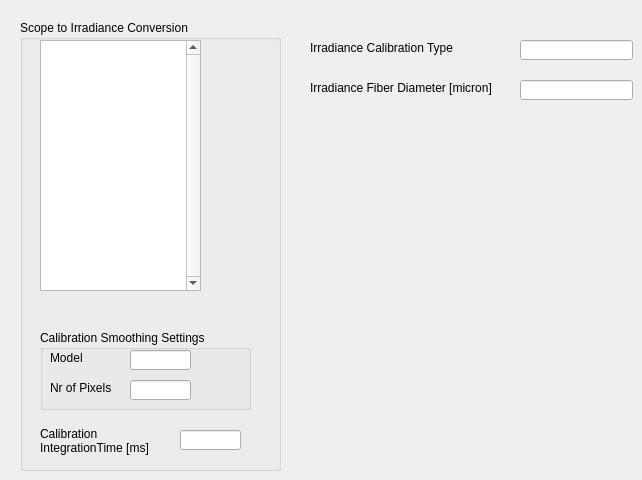
   <widget class="QWidget" name="IrradianceTab">
    <attribute name="title">
     <string>Irradiance Calibration</string>
    </attribute>
    <widget class="QGroupBox" name="groupBox_12">
     <property name="geometry">
      <rect>
       <x>20</x>
       <y>20</y>
       <width>261</width>
       <height>451</height>
      </rect>
     </property>
     <property name="title">
      <string>Scope to Irradiance Conversion</string>
     </property>
     <widget class="QGroupBox" name="groupBox_13">
      <property name="geometry">
       <rect>
        <x>20</x>
        <y>310</y>
        <width>211</width>
        <height>80</height>
       </rect>
      </property>
      <property name="title">
       <string>Calibration Smoothing Settings</string>
      </property>
      <widget class="QLineEdit" name="IrradianceSmoothModelEdt">
       <property name="geometry">
        <rect>
         <x>90</x>
         <y>20</y>
         <width>61</width>
         <height>20</height>
        </rect>
       </property>
      </widget>
      <widget class="QLineEdit" name="IrradianceSmoothPixelsEdt">
       <property name="geometry">
        <rect>
         <x>90</x>
         <y>50</y>
         <width>61</width>
         <height>20</height>
        </rect>
       </property>
      </widget>
      <widget class="QLabel" name="label_55">
       <property name="geometry">
        <rect>
         <x>10</x>
         <y>20</y>
         <width>61</width>
         <height>16</height>
        </rect>
       </property>
       <property name="text">
        <string>Model</string>
       </property>
      </widget>
      <widget class="QLabel" name="label_56">
       <property name="geometry">
        <rect>
         <x>10</x>
         <y>50</y>
         <width>71</width>
         <height>16</height>
        </rect>
       </property>
       <property name="text">
        <string>Nr of Pixels</string>
       </property>
      </widget>
     </widget>
     <widget class="QTextEdit" name="IrradianceConvEdt">
      <property name="geometry">
       <rect>
        <x>20</x>
        <y>20</y>
        <width>161</width>
        <height>251</height>
       </rect>
      </property>
      <property name="verticalScrollBarPolicy">
       <enum>Qt::ScrollBarAlwaysOn</enum>
      </property>
     </widget>
     <widget class="QLineEdit" name="IrradianceIntTimeEdt">
      <property name="geometry">
       <rect>
        <x>160</x>
        <y>410</y>
        <width>61</width>
        <height>20</height>
       </rect>
      </property>
     </widget>
     <widget class="QLabel" name="label_57">
      <property name="geometry">
       <rect>
        <x>20</x>
        <y>400</y>
        <width>131</width>
        <height>41</height>
       </rect>
      </property>
      <property name="text">
       <string>Calibration IntegrationTime [ms]</string>
      </property>
      <property name="wordWrap">
       <bool>true</bool>
      </property>
     </widget>
    </widget>
    <widget class="QLineEdit" name="IrradCalibrationTypeEdt">
     <property name="geometry">
      <rect>
       <x>520</x>
       <y>40</y>
       <width>113</width>
       <height>20</height>
      </rect>
     </property>
    </widget>
    <widget class="QLineEdit" name="IrradFiberDiameterEdt">
     <property name="geometry">
      <rect>
       <x>520</x>
       <y>80</y>
       <width>113</width>
       <height>20</height>
      </rect>
     </property>
    </widget>
    <widget class="QLabel" name="label_58">
     <property name="geometry">
      <rect>
       <x>310</x>
       <y>40</y>
       <width>171</width>
       <height>16</height>
      </rect>
     </property>
     <property name="text">
      <string>Irradiance Calibration Type</string>
     </property>
    </widget>
    <widget class="QLabel" name="label_59">
     <property name="geometry">
      <rect>
       <x>310</x>
       <y>80</y>
       <width>211</width>
       <height>16</height>
      </rect>
     </property>
     <property name="text">
      <string>Irradiance Fiber Diameter [micron]</string>
     </property>
    </widget>
   </widget>
